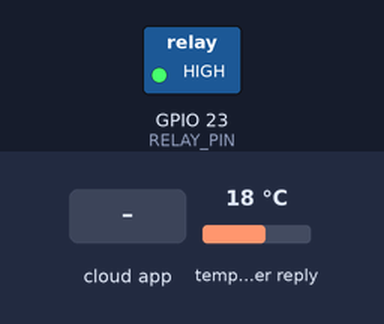
The sketch below on a simulated ESP32. On the bench: switched loads named in the sketch (green lamp = pin HIGH). The inputs (shaded band) are chosen by the test bench; at power-on: temperature in the weather reply 18 °C. WiFi joins after 1.5 s; servers stay silent unless stated; the local clock reads 2024-03-15 10:24:30 at power-on unless the sketch sets it; the Firebase database answers and starts empty; web services answer with replies made up by the test bench; what the sketch prints to the serial monitor is not drawn.

Above: at 7.0 s.
7.1 s: the phone or cloud app sets pump to 1
At 9.2 s:
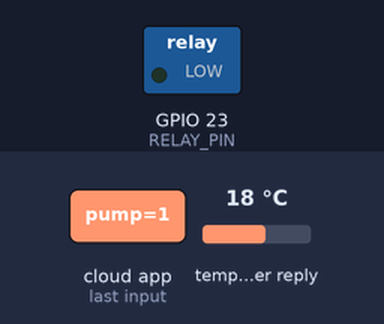
11.9 s: the phone or cloud app sets pump to 0
At 12.7 s:
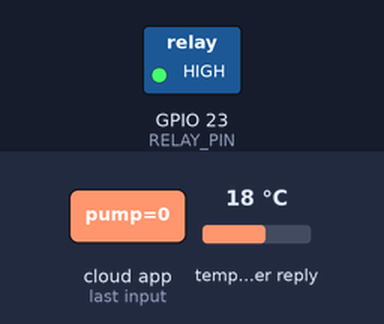
Timing chart, 0 to 14.9 s (numbered marks = the images above; inputs shaded):
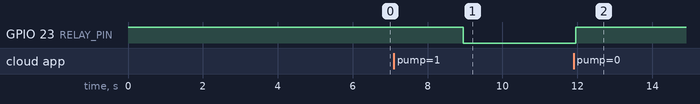

Measured:
- after the input at 7.1 s, GPIO 23 (RELAY_PIN): HIGH → LOW after 1.9 s
- after the input at 11.9 s, GPIO 23 (RELAY_PIN): LOW → HIGH after 0.06 s

The sketch:

main.ino
```cpp
#define BLYNK_TEMPLATE_ID "XXXXXXXXXXXX"
#define BLYNK_TEMPLATE_NAME "Smart irrigation"
#define BLYNK_AUTH_TOKEN "XXXXXXXXXXXXXXXXXXXXX"

#include <WiFi.h>
#include <HTTPClient.h>
#include <ArduinoJson.h>
#include <time.h>
#include <Firebase_ESP_Client.h>
#include <addons/TokenHelper.h>
#include <addons/RTDBHelper.h>
#include <BlynkSimpleEsp32.h>

#define SOIL_PIN 34
#define RELAY_PIN 23
// Global weather variables
float weatherTemp    = 0;
int weatherHumidity  = 0;
int rainNow          = 0;
int rainIn1hr        = 0;
int rainIn2hr        = 0;
bool weatherFetched  = false;
int soilValue        = 0;
int soilPercent = 0;
bool manualMode = false;
unsigned long lastCheckTime = 0;
unsigned long checkInterval = 0;
unsigned long lastPumpCheck = 0;
int pumpCmd          = 0;
FirebaseData fbdo;
FirebaseAuth auth;
FirebaseConfig config;
String lastAction = "NONE";

const char* ssid = "WIFI NAME**";
const char* password = "WIFI PASSWORD**";

#define API_KEY "firbase api key here***"
#define DATABASE_URL "https:// firebase database url here***"
#define USER_EMAIL "MAIL"
#define USER_PASSWORD "PASSWORD"

int getCurrentHour() {
  struct tm timeinfo;

  if (!getLocalTime(&timeinfo)) {
    Serial.println("Failed to get time");
    return 10;  // fallback to 10am if fails
  }

  Serial.print("Current hour: ");
  Serial.println(timeinfo.tm_hour);

  return timeinfo.tm_hour;
}
String getTimestamp() {
  struct tm timeinfo;
  if (!getLocalTime(&timeinfo)) return "unknown";

  char buffer[30];
  sprintf(buffer, "%04d-%02d-%02d_%02d:%02d",
   timeinfo.tm_year + 1900,
  timeinfo.tm_mon + 1,
  timeinfo.tm_mday,
  timeinfo.tm_hour,
  timeinfo.tm_min
  );

  return String(buffer);
}
void sendToBlynk() {
  Blynk.virtualWrite(V0, soilPercent);
  Blynk.virtualWrite(V1, weatherTemp);
  Blynk.virtualWrite(V2, weatherHumidity);
  Blynk.virtualWrite(V3, rainNow);
}
void sendToFirebase(int soil, int rain, float temp, int humidity, String action) {

  String timestamp = getTimestamp();
  String path = "/logs/" + timestamp;  // hint: use timestamp variable

  Firebase.RTDB.setInt(&fbdo,   path + "/soil",        soil);
  Firebase.RTDB.setInt(&fbdo,   path + "/rain",        rain);
  Firebase.RTDB.setFloat(&fbdo, path + "/temperature", temp);
  Firebase.RTDB.setInt(&fbdo,   path + "/humidity",    humidity);
  Firebase.RTDB.setString(&fbdo,path + "/action",      action);

  Serial.print("✅ Logged at: ");
  Serial.println(timestamp);
}

void fetchWeather() {
  HTTPClient http;
  http.begin("http://api.open-meteo.com/v1/forecast?latitude=18.454581&longitude=73.853517&hourly=temperature_2m,relative_humidity_2m,precipitation_probability&forecast_days=1&timezone=Asia%2FKolkata");

  int code = http.GET();
  Serial.print("Response code: ");
  Serial.println(code);

  if (code == 200) {
    String response = http.getString();  // hint: http.getString()
    Serial.println(response);
    int currentHour = getCurrentHour();
  // after getting response string, add:

    StaticJsonDocument<2048> doc;
    deserializeJson(doc, response);

    weatherTemp = doc["hourly"]["temperature_2m"][currentHour];
    weatherHumidity = doc["hourly"]["relative_humidity_2m"][currentHour];
    rainNow       = doc["hourly"]["precipitation_probability"][currentHour];
    rainIn1hr     = doc["hourly"]["precipitation_probability"][currentHour+1];
    rainIn2hr     = doc["hourly"]["precipitation_probability"][currentHour+2];
    weatherFetched   = true;

    Serial.print("Temp: ");     Serial.println(weatherTemp);
    Serial.print("Humidity: "); Serial.println(weatherHumidity);
    Serial.print("Rain now: "); Serial.println(rainNow);
    Serial.print("Rain +1hr: ");Serial.println(rainIn1hr);
    Serial.print("Rain +2hr: ");Serial.println(rainIn2hr);

      http.end();
  }
}
void makeWateringDecision(int soilValue, int rainNow, int rainIn1hr, int rainIn2hr) {

  // Scenario 3 first — highest priority
  if (rainNow > 85 || rainIn1hr > 85) {
    Serial.println("⛈ Rain expected — skipping watering");
    lastAction = "SKIPPED_RAIN.EXPECTED";
    return;
  }

  // Scenario 1 — soil dry, no rain
  if (soilValue > 2450 && rainNow < 20 && (rainIn1hr < 30 && rainIn2hr < 38)) {
    Serial.println("🌱 Dry soil, no rain → Full watering");
    digitalWrite(RELAY_PIN, LOW);
    delay(5000);
    digitalWrite(RELAY_PIN, HIGH);
    lastAction = "WATERED_FULL";
    return;
  }

  // Scenario 2 — soil medium, some rain expected
  if (soilValue > 1900 && (rainIn1hr >= 65 || rainIn2hr > 70 )) {
    Serial.println("🌱 Medium soil, rain likely → Partial watering");
    digitalWrite(RELAY_PIN, LOW);
    delay(4000);  // shorter duration
    digitalWrite(RELAY_PIN, HIGH);
    lastAction = "WATERED_PARTIAL";
    return;
  }

  Serial.println("💧 No watering needed");
  lastAction = "NO_ACTION";
}

void soilOnlyDecision(int soil) {
  Serial.println("⚠️ No WiFi — using soil only");

  if (soil > 2450) {
    Serial.println("🌱 Soil Dry → Pump ON");
    digitalWrite(RELAY_PIN, LOW);
    delay(5000);
    digitalWrite(RELAY_PIN, HIGH);
    Serial.println("⏹ Pump OFF");
    lastAction = "WATERED_FULL_NOWIFI";
  }
  else if (soil > 1900) {
    Serial.println("🌱 30% moisture → Pump ON");
    digitalWrite(RELAY_PIN, LOW);
    delay(4000);
    digitalWrite(RELAY_PIN, HIGH);
    Serial.println("⏹ Pump OFF");
    lastAction = "WATERED_PARTIALLY_NOWIFI";
  }
  else if (soil > 1550) {
    Serial.println("🌱 60% moisture → Pump ON");
    digitalWrite(RELAY_PIN, LOW);
    delay(3000);
    digitalWrite(RELAY_PIN, HIGH);
    Serial.println("⏹ Pump OFF");
    lastAction = "WATERED_PARTIALLY_NOWIFI";
  }
  else {
    Serial.println("💧 Soil Moist → No watering needed");
    lastAction = "NOT_WATERED_NOWIFI";
  }
}

BLYNK_WRITE(V5) {
  int val = param.asInt();
  if (val == 1) {
    Serial.println("📱 Manual pump ON");
    manualMode = true;
    digitalWrite(RELAY_PIN, LOW);
    Blynk.virtualWrite(V4, 1);
    Firebase.RTDB.setInt(&fbdo, "/pump", 1);  // ← sync to Firebase
  } else {
    Serial.println("📱 Manual pump OFF");
    manualMode = false;
    digitalWrite(RELAY_PIN, HIGH);
    Blynk.virtualWrite(V4, 0);
    Firebase.RTDB.setInt(&fbdo, "/pump", 0);  // ← sync to Firebase
  }
}
BLYNK_WRITE(V6) {
  int val = param.asInt();
  if (val == 1) {
    Serial.println("📱 Force check triggered from app");
    lastCheckTime = 0;      // reset timer
    checkInterval = 0;      // trigger immediately next loop
  }
}
  int soilToPercent(int raw) {
  int dry = 2800;  // adjust to your actual dry reading
  int wet = 1200;  // adjust to your actual wet reading
  int percent = map(raw, dry, wet, 0, 100);
  percent = constrain(percent, 0, 100);  // clamp between 0-100
  return percent;
}
void setup() {
  Serial.begin(115200);

  pinMode(RELAY_PIN, OUTPUT);
  digitalWrite(RELAY_PIN, HIGH); // Pump OFF

  delay(2000);
  Blynk.begin(BLYNK_AUTH_TOKEN, ssid, password);

  if (Blynk.connected()) {
    Serial.println("✅ Blynk connected");
  } else {
    Serial.println("❌ Blynk not connected");
  }
  configTime(19800, 0, "pool.ntp.org");  // IST = UTC + 19800 seconds
  delay(2000);
   int retry = 0;
  struct tm timeinfo;
  while (!getLocalTime(&timeinfo) && retry < 20) {
  delay(500);
  retry++;
  Serial.print(".");
}
  Serial.println("\nTime synced");
  config.api_key = API_KEY;
  config.database_url = DATABASE_URL;
  auth.user.email = USER_EMAIL;
  auth.user.password = USER_PASSWORD;

  Firebase.begin(&config, &auth);
  Firebase.reconnectWiFi(true);
   Serial.println("Firebase initialized");
}

void loop() {
  Blynk.run();

  // Check pump command every 3 seconds — fast enough for web control
  if (millis() - lastPumpCheck >= 3000) {
    lastPumpCheck = millis();

    if (Firebase.ready()) {
      if (Firebase.RTDB.getInt(&fbdo, "/pump", &pumpCmd)) {
        if (pumpCmd == 1 && !manualMode) {
          manualMode = true;
          digitalWrite(RELAY_PIN, LOW);
          Blynk.virtualWrite(V4, 1);
          Blynk.virtualWrite(V5, 1);
          Serial.println("🌐 Web: pump ON");
        } else if (pumpCmd == 0 && manualMode) {
          manualMode = false;
          digitalWrite(RELAY_PIN, HIGH);
          Blynk.virtualWrite(V4, 0);
          Blynk.virtualWrite(V5, 0);
          Serial.println("🌐 Web: pump OFF");
        }
      }
    }
  }

  // Main 30 min timer
  if (millis() - lastCheckTime >= checkInterval) {
    lastCheckTime = millis();

    soilValue = analogRead(SOIL_PIN);
    soilPercent = soilToPercent(soilValue);
    Serial.print("Soil: ");
    Serial.print(soilPercent);
    Serial.println("%");

    if (soilValue > 2450) {
      Blynk.logEvent("soil_dry", "🌱 Soil is dry! Watering initiated.");
    }

    fetchWeather();
    sendToBlynk();
    // Update current state in Firebase — web dashboard reads this
      if (Firebase.ready()) {
    Firebase.RTDB.setInt(&fbdo,   "/sensor/soil",        soilValue);
    Firebase.RTDB.setFloat(&fbdo, "/sensor/temperature", weatherTemp);
    Firebase.RTDB.setInt(&fbdo,   "/sensor/humidity",    weatherHumidity);
    Firebase.RTDB.setInt(&fbdo,   "/sensor/rain",        rainNow);
}

    if (!manualMode) {
      if (weatherFetched) {
        makeWateringDecision(soilValue, rainNow, rainIn1hr, rainIn2hr);
      } else {
        soilOnlyDecision(soilValue);
      }
    } else {
      Serial.println("📱 Manual mode active — skipping auto decision");
    }

    sendToFirebase(soilValue, rainNow, weatherTemp, weatherHumidity, lastAction);
    Serial.println("----------------------");

    if (lastAction == "WATERED_FULL" || lastAction == "WATERED_PARTIAL") {
      Serial.println("💤 Watered — next check in 2 hours");
      checkInterval = 2 * 60 * 60 * 1000UL;
    } else {
      Serial.println("💤 Checking again in 30 minutes");
      checkInterval = 30 * 60 * 1000UL;
    }
  }
}
```
